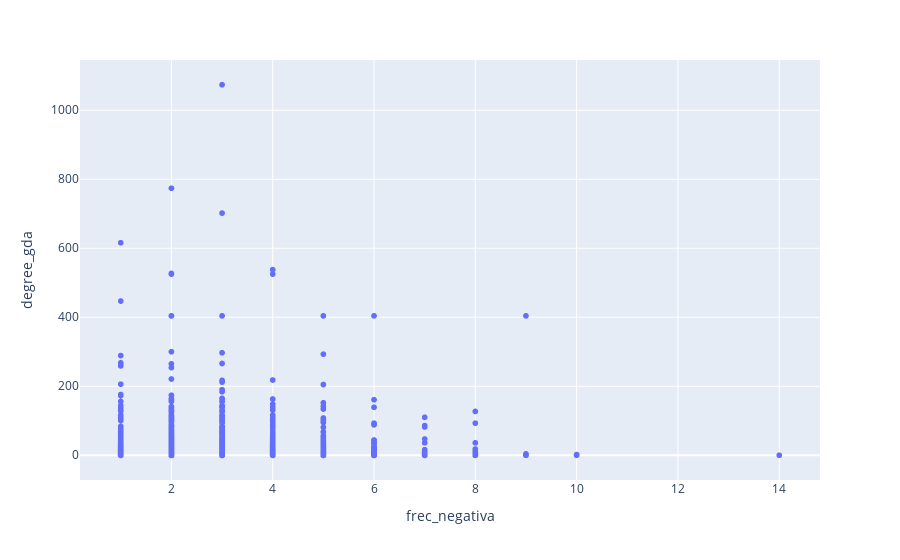

Write notebook code for a chart like this one.
### Code cell
supervision_edges = new_df["gene_protein","gda","disease"]["supervision_edges"]
frec_negativa = supervision_edges[supervision_edges.label==0].disease.value_counts()
frec_positiva = supervision_edges[supervision_edges.label == 1].disease.value_counts()

frec_negativa_df = pd.merge(frec_negativa, node_info[["degree_gda","node_index"]].set_index("node_index"),right_index=True,left_index=True,how="left").rename(columns={"disease":"frec_negativa"})
frec_positiva_df = pd.merge(frec_positiva, node_info[["degree_gda","node_index"]].set_index("node_index"),right_index=True,left_index=True,how="left").rename(columns={"disease":"frec_positiva"})

fig1 = px.scatter(frec_negativa_df,"frec_negativa","degree_gda")
fig2 = px.scatter(frec_positiva_df,"frec_positiva","degree_gda")

fig1.show()

### Figure 1 — Plotly figure (JSON) as saved in the notebook; plotly's stock layout.template omitted (floating-point values rounded to 4 significant figures; data arrays with more than 128 entries replaced by an {"elided": "..."} marker saying what was removed)
{"data": [{"hovertemplate": "frec_negativa=%{x}<br>degree_gda=%{y}<extra></extra>", "legendgroup": "", "marker": {"color": "#636efa", "symbol": "circle"}, "mode": "markers", "name": "", "showlegend": false, "type": "scattergl", "x": {"elided": "14759 int values"}, "xaxis": "x", "y": {"elided": "14759 int values"}, "yaxis": "y"}], "layout": {"legend": {"tracegroupgap": 0}, "margin": {"t": 60}, "xaxis": {"anchor": "y", "domain": [0, 1], "title": {"text": "frec_negativa"}}, "yaxis": {"anchor": "x", "domain": [0, 1], "title": {"text": "degree_gda"}}}}
